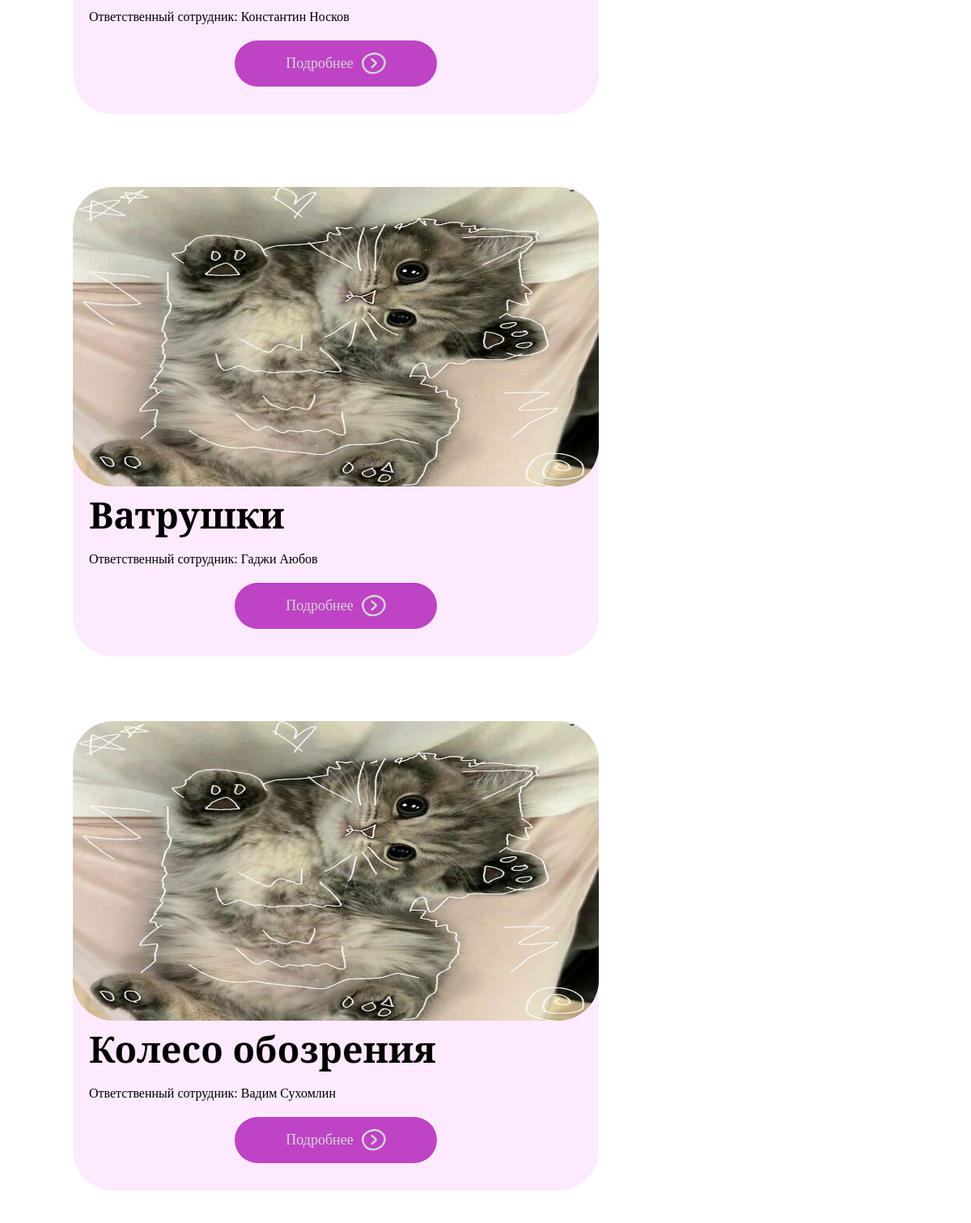
The app's page / (middle part), older data.
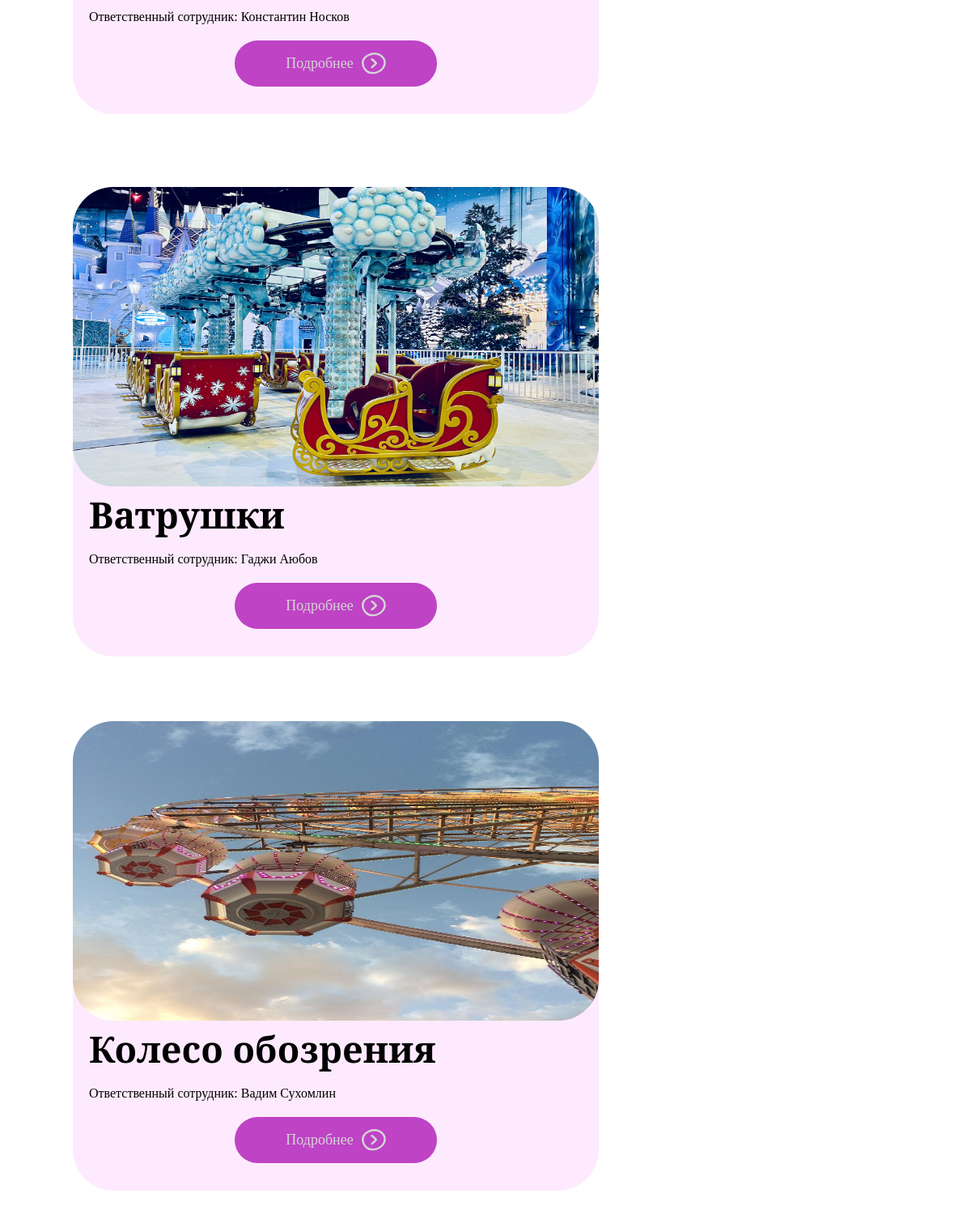
The same page, newer data.
### first_app/models.py (models this page shows, shortened)
class Attractions(models.Model):
    CAPACITY_CHOICES = [
        (10, '10 человек'),
        (15, '15 человек'),
        (20, '20 человек')
    ]
    DURATION_CHOICES = [
        (3, '3 минуты'),
        (6, '6 минут'),
        (10, '10 минут'),
        (8, '8 минут'),
        (15, '15 минут')
    ]
    name = models.CharField('Название', max_length=100, unique=True)
    min_height = models.IntegerField('Минимальный рост (см)', null=True)
    max_height = models.IntegerField('Максимальный рост (см)', null=True)
    min_age = models.IntegerField('Минимальный возраст', null=True)
    activity_status = models.BooleanField('Статус активности', default=True)
    sourceity = models.IntegerField('Вместимость (чел)', choices=CAPACITY_CHOICES)
    duration_minutes = models.IntegerField('Продолжительность (мин)', null=True)
    staff = models.ForeignKey(Staff, on_delete=models.SET_NULL, null=True, blank=True, verbose_name='Ответственный сотрудник')
    main_image = models.ImageField('Главное изображение', upload_to='attraction_images/', null=True, blank=True)
    class Meta:
        verbose_name = "Аттракцион"
        verbose_name_plural = "Аттракционы"
        ordering = ["name"]

class Staff(models.Model):
    POSITION_CHOICES = [
        ('operator', 'Оператор'),
        ('administrator', 'Администратор'),
    ]
    name = models.CharField('Имя', max_length=50)
    surname = models.CharField('Фамилия', max_length=50)
    position = models.CharField('Должность', max_length=50, choices=POSITION_CHOICES)
    phone_number = models.CharField('Номер телефона', max_length=20)
    passport = models.CharField('Паспорт', max_length=13, unique=True)
    photo = models.ImageField('Фотография сотрудника', upload_to='staff_photos/', null=True, blank=True)
    class Meta:
        verbose_name = "Сотрудник"
        verbose_name_plural = "Сотрудники"
        ordering = ["surname", "name"]
        indexes = [
            models.Index(fields=["position"])
        ]

### first_app/views.py (the view, shortened to what this page needs)
# urls.py: path('', attractions, name='attractions'),
def attractions(request):
    query = request.GET.get('query', '').strip()
    all_attractions = Attractions.objects.select_related('staff').all()
    recent_searches = get_recent_searches(request, 'attractions')
    return render(request, 'attractions.html', {
        'attractions_list': all_attractions,
        'search_query': query,
        'recent_searches': recent_searches
    })

### first_app/views.py (called while the page is built)
def get_recent_searches(request, search_type, limit=5):
    search_history = request.session.get('search_history', {})
    return search_history.get(search_type, [])[:limit]

### first_app/templates/attractions.html (shortened to what this page needs)
{% extends "base.html" %}
{% load static %}
{%block main%}
<div class="container">
    <section class="attractions-menu">
        {% for attraction in attractions_list %}
        <div class="block">
            <div class="block-img">
                {% if attraction.main_image %}
                <img src="{{ attraction.main_image.url }}" alt="{{ attraction.name }}" class="img-one">
                {% else %}
                <img src="{% static 'images/img-one.jpg' %}" alt="placeholder" class="img-one">
                {% endif %}
            </div>
            <h3 class="name-attraction">{{ attraction.name }}</h3>
            <div class="staff">
                <p class="staff-text">Ответственный сотрудник:
                    {% if attraction.staff %}
                    {{ attraction.staff.name }} {{ attraction.staff.surname }}
                    {% else %}
                    Не назначен
                    {% endif %}
                </p>
            </div>
            <a href="{% url 'attraction_detail' pk=attraction.pk %}" class="red">
                <div class="red-button">
                    <p class="red-text">Подробнее</p>
                    <img src="{% static 'images/red-img.svg' %}" alt="next" class="red-img">
                </div>
            </a>
        </div>
        {% endfor %}
    </section>
</div>
{%endblock%}

Row changes from the older to the newer data that the page shows:
changed Attractions "Ватрушки": main_image: picture added
changed Attractions "Колесо обозрения": main_image: picture added
